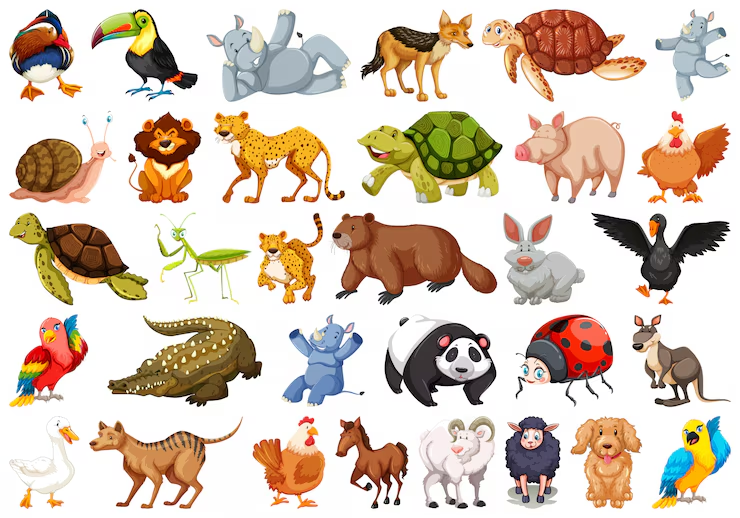
#> input picture Images/all_animals.png, 740 x 518 px
$ python chekkani_aniqlash.py   (older library calls are emulated)
#> lines starting #> are read from the running program, lines starting #| are printed output that depends on the picture; after the words box and inside, x2 and y2 are one past the last pixel; in counts of white or black regions, pixels touching at a corner belong together
# | Usul          | Qanday ishlaydi                             | Afzalligi                               | Kamchiligi                                        |
# | ------------- | ------------------------------------------- | --------------------------------------- | ------------------------------------------------- |
# | **Sobel**     | X va Y gradientlarini hisoblaydi            | Sodda, gradient yo'nalishini ham beradi | Shovqinga sezgir, chekkalar qalin bo'lishi mumkin |
# | **Laplacian** | Ikkinchi tartibli gradientni hisoblaydi     | Barcha yo'nalishdagi chekkalarni topadi | Shovqinga juda sezgir                             |
# | **Canny**     | Blur → Sobel → NMS → Threshold → Hysteresis | Juda aniq va ingichka chekkalar         | Ichki algoritmi murakkabroq                       |

import cv2

img = cv2.imread("../Images/all_animals.png")
#> img is the input picture: shape (518, 740, 3); mean B, G, R 186.4, 201.6, 217

cv2.imshow("Original", img)
dx_oqi = cv2.Sobel(img, cv2.CV_32F, 1, 0)
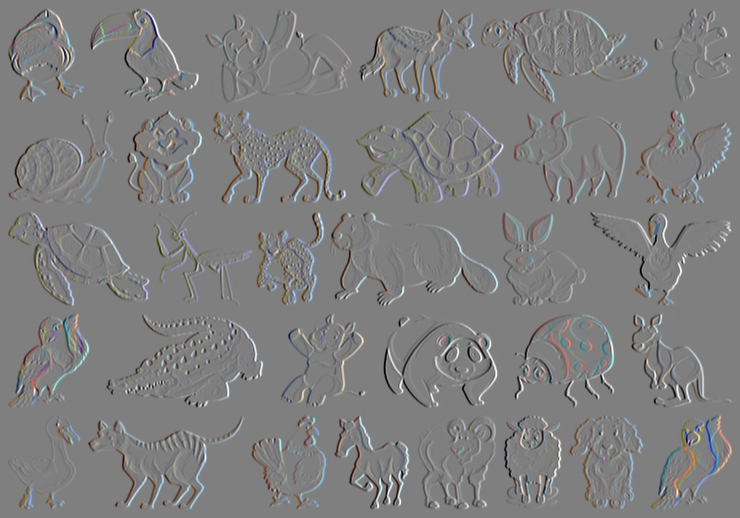
#> dx_oqi: shape (518, 740, 3) float32; mean B, G, R 0, 0, 0; drawn with min black and max white
dy_oqi = cv2.Sobel(img, cv2.CV_32F, 0, 1)
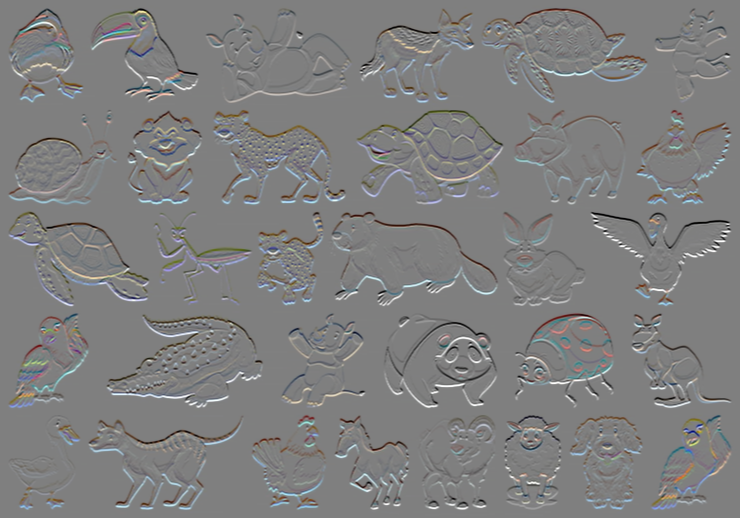
#> dy_oqi: shape (518, 740, 3) float32; mean B, G, R 0, 0, 0; drawn with min black and max white
combined = cv2.magnitude(dx_oqi, dy_oqi)
combined = cv2.convertScaleAbs(combined)
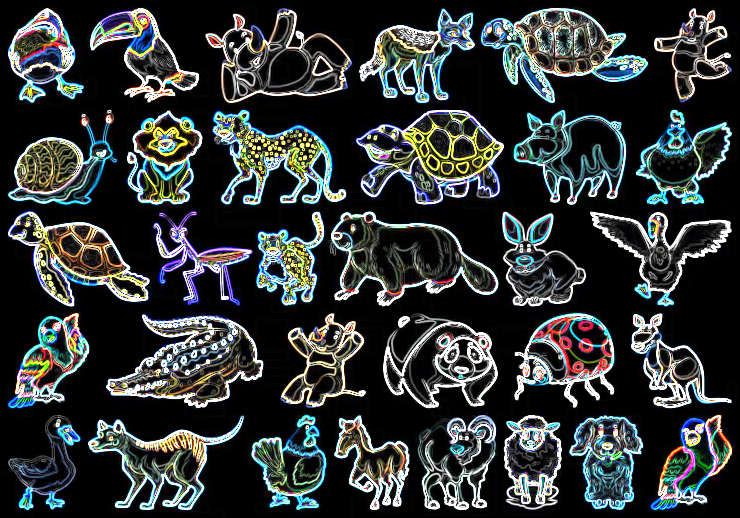
#> combined: shape (518, 740, 3); mean B, G, R 56.5, 56.2, 51.5
cv2.imshow("combined", combined)

lap = cv2.Laplacian(img, cv2.CV_64F, ksize=3)
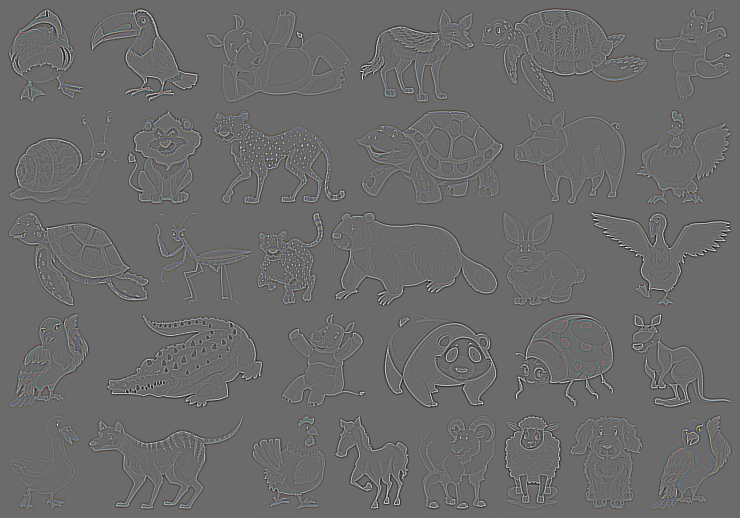
#> lap: shape (518, 740, 3) float64; mean B, G, R 0, 0, 0; drawn with min black and max white
lap_combined = cv2.convertScaleAbs(lap)
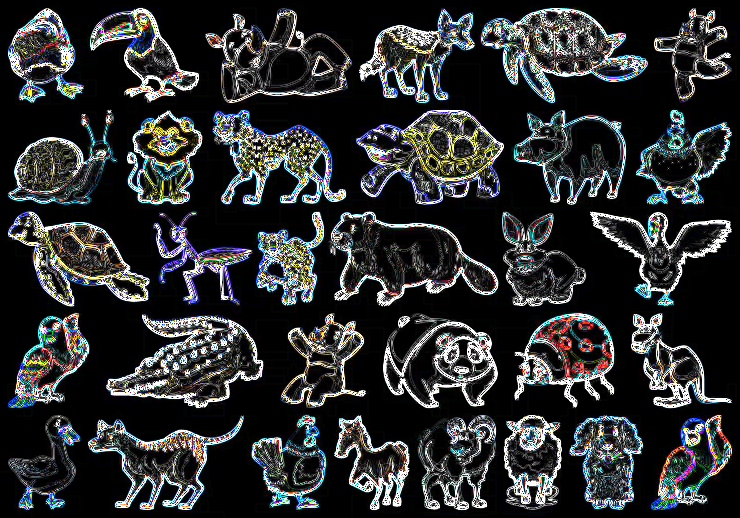
#> lap_combined: shape (518, 740, 3); mean B, G, R 49, 48, 46
cv2.imshow("lap", lap_combined)

gray = cv2.cvtColor(img, cv2.COLOR_BGR2GRAY)
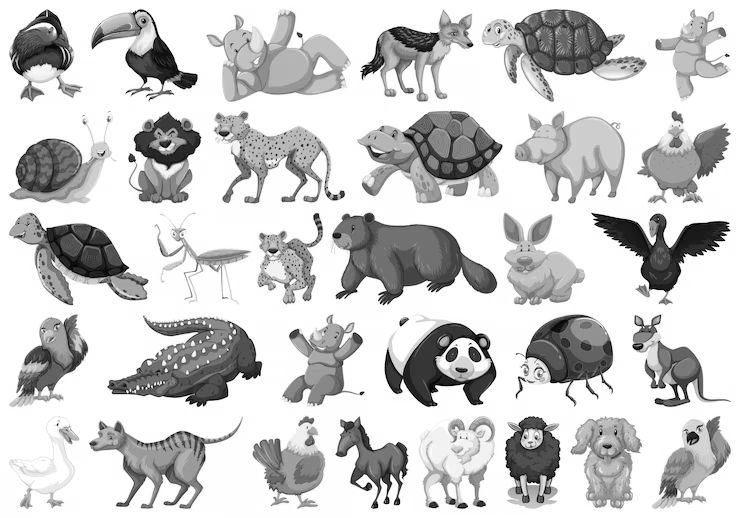
#> gray: shape (518, 740); min 0, max 255, mean 204.5
edges = cv2.Canny(gray, 100, 200)
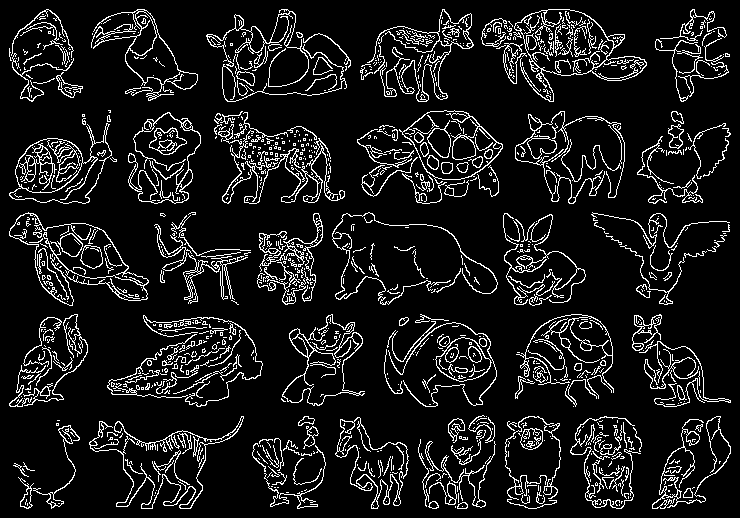
#> edges: shape (518, 740); 10.3% white in thin lines or dots
cv2.imshow("Canny", edges)

cv2.waitKey(0)
cv2.destroyAllWindows()

$ run again, with Images/dogs.png copied over Images/all_animals.png
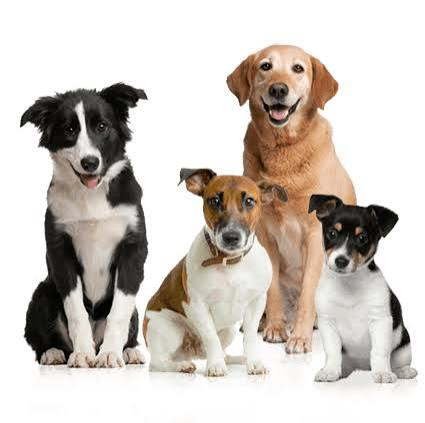
#> input picture Images/dogs.png, 425 x 423 px
#> img is the input picture: shape (423, 425, 3); mean B, G, R 192.4, 199.2, 206.3
#> `lap = cv2.Laplacian(img, cv2.CV_64F, ksize=3)`:
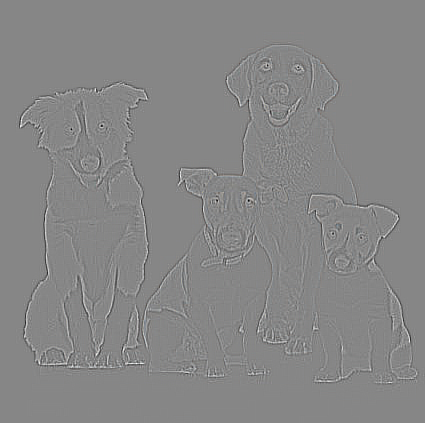
#> lap: shape (423, 425, 3) float64; mean B, G, R 0, 0, 0; drawn with min black and max white
#> `edges = cv2.Canny(gray, 100, 200)`:
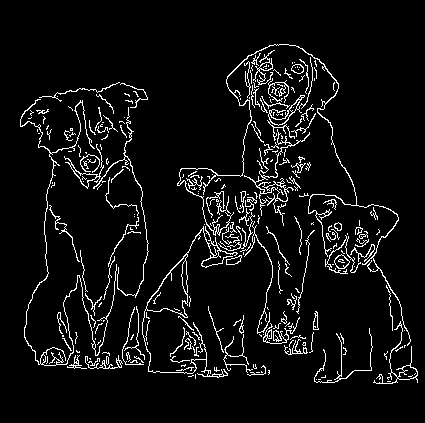
#> edges: shape (423, 425); 6.1% white in thin lines or dots, all inside (x1, y1, x2, y2) = (20, 44, 418, 384)

$ run again, with Images/human.png copied over Images/all_animals.png
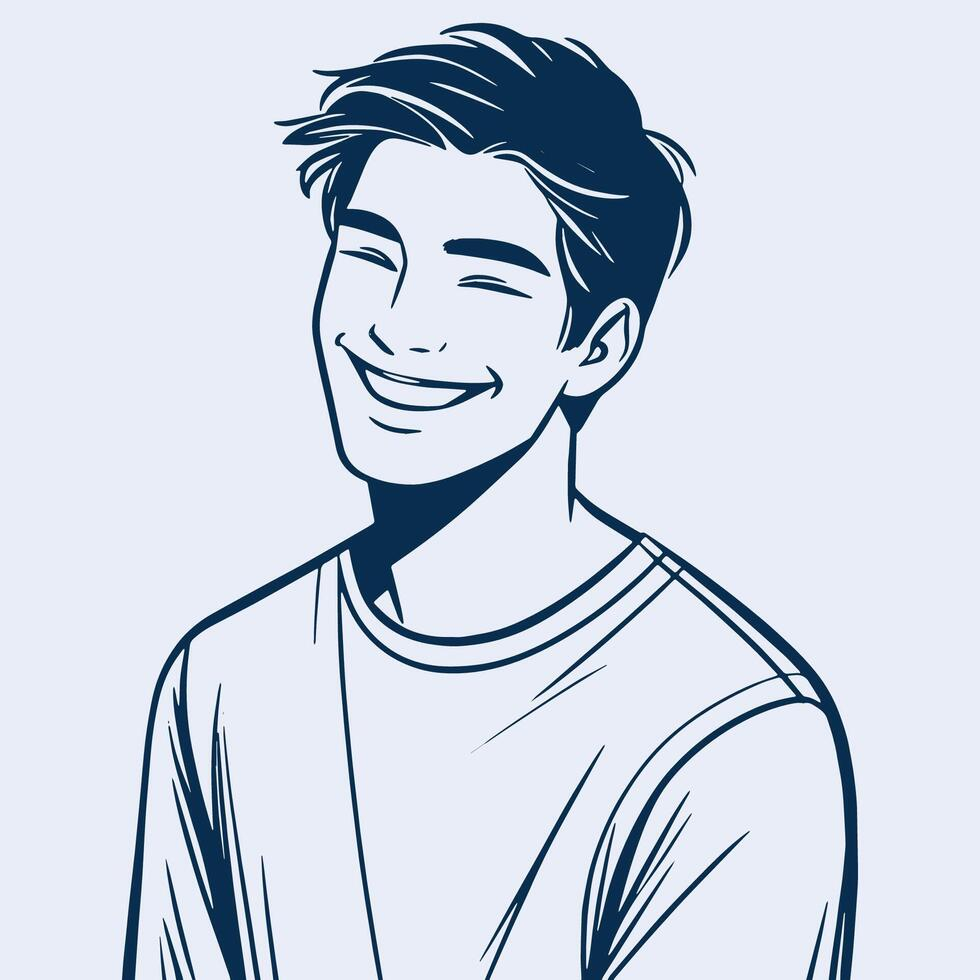
#> input picture Images/human.png, 980 x 980 px
#> img is the input picture: shape (980, 980, 3); mean B, G, R 226.7, 213.4, 205.6
#> `lap = cv2.Laplacian(img, cv2.CV_64F, ksize=3)`:
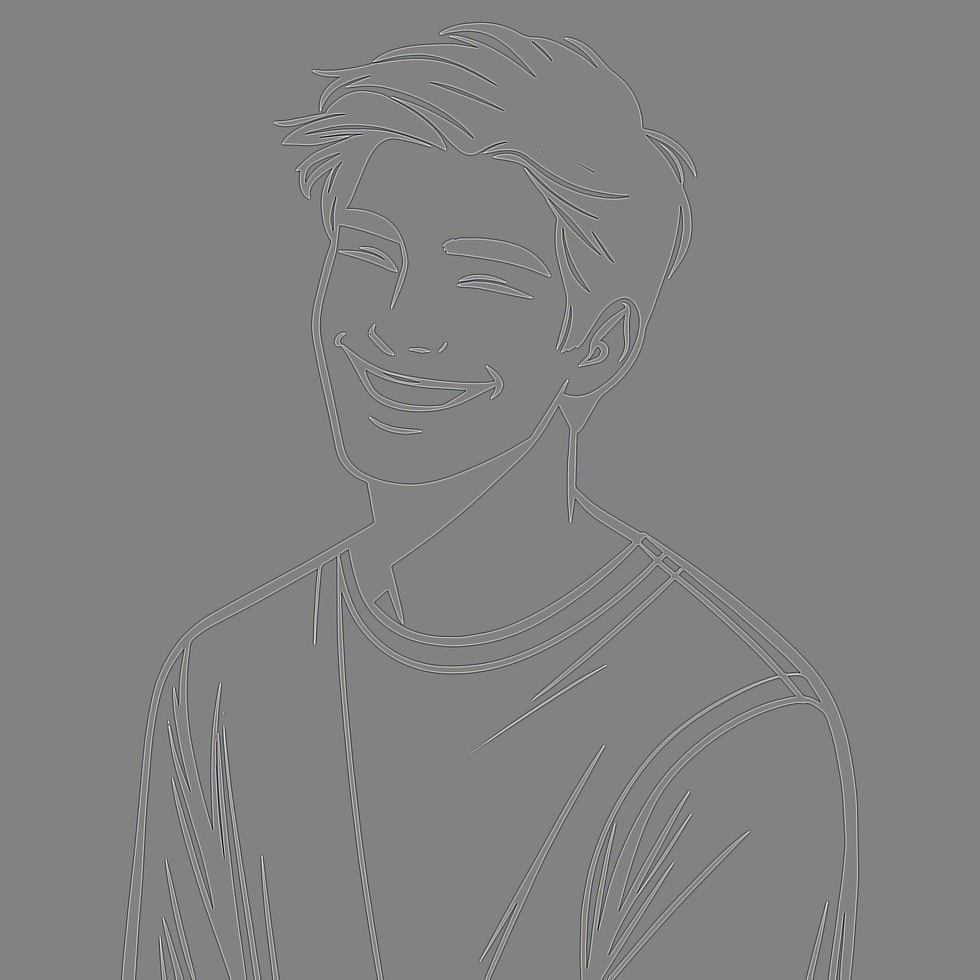
#> lap: shape (980, 980, 3) float64; mean B, G, R 0, 0, 0; drawn with min black and max white
#> `edges = cv2.Canny(gray, 100, 200)`:
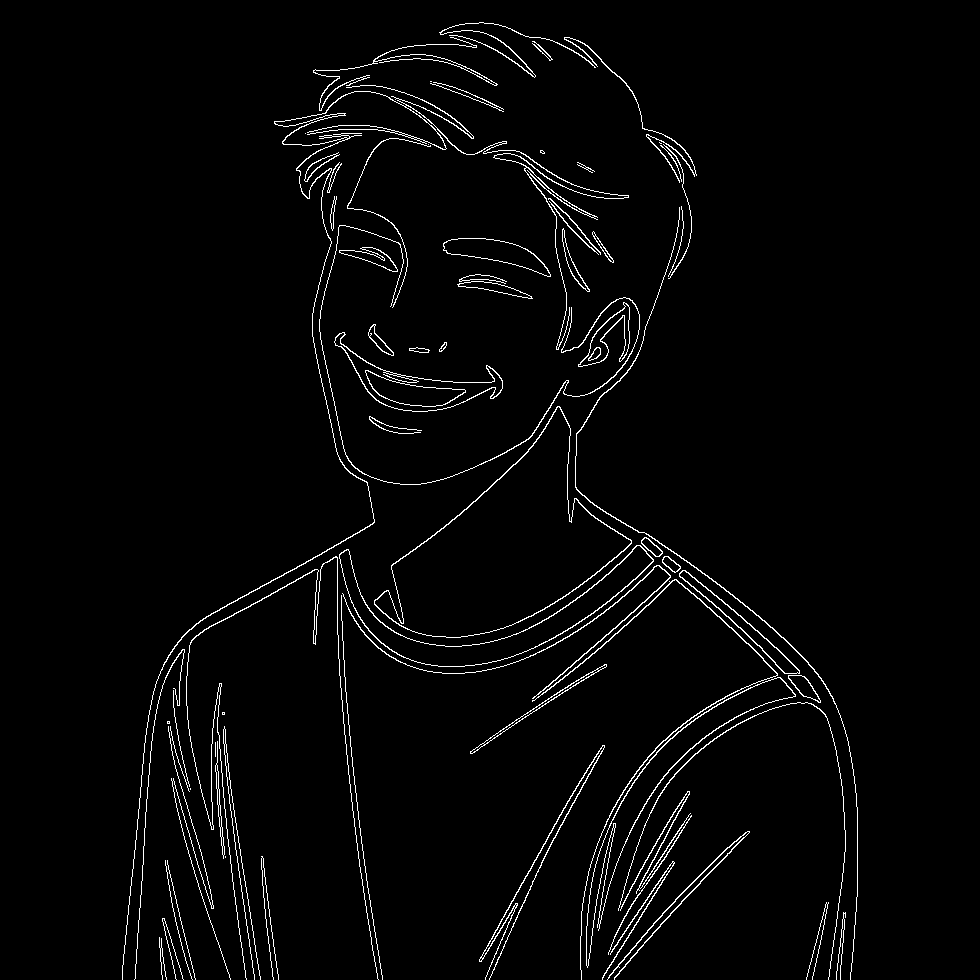
#> edges: shape (980, 980); 2.5% white in thin lines or dots, all inside (x1, y1, x2, y2) = (122, 22, 858, 980)
